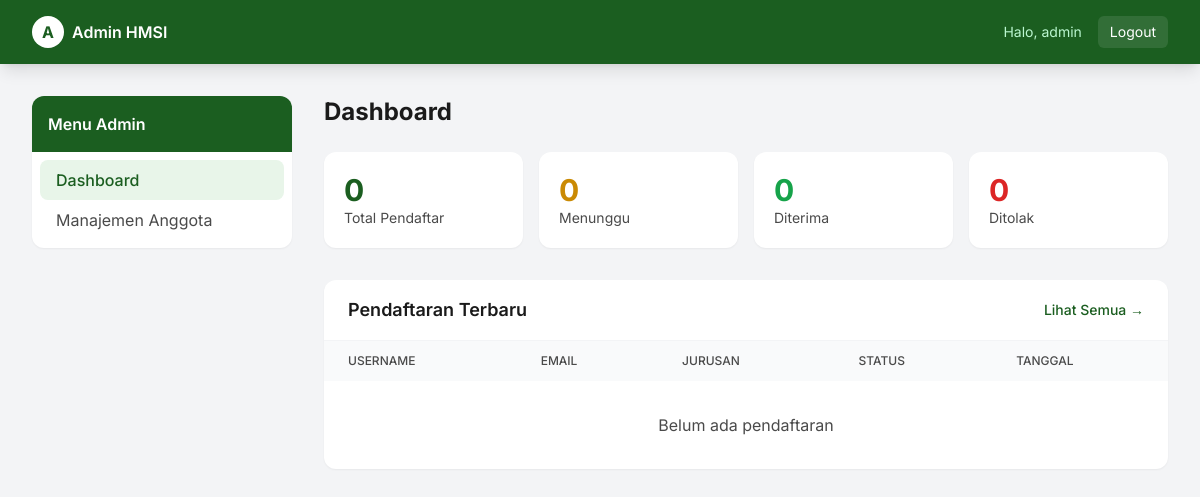
/admin/index.php (signed in), run on an earlier commit of the app's database.
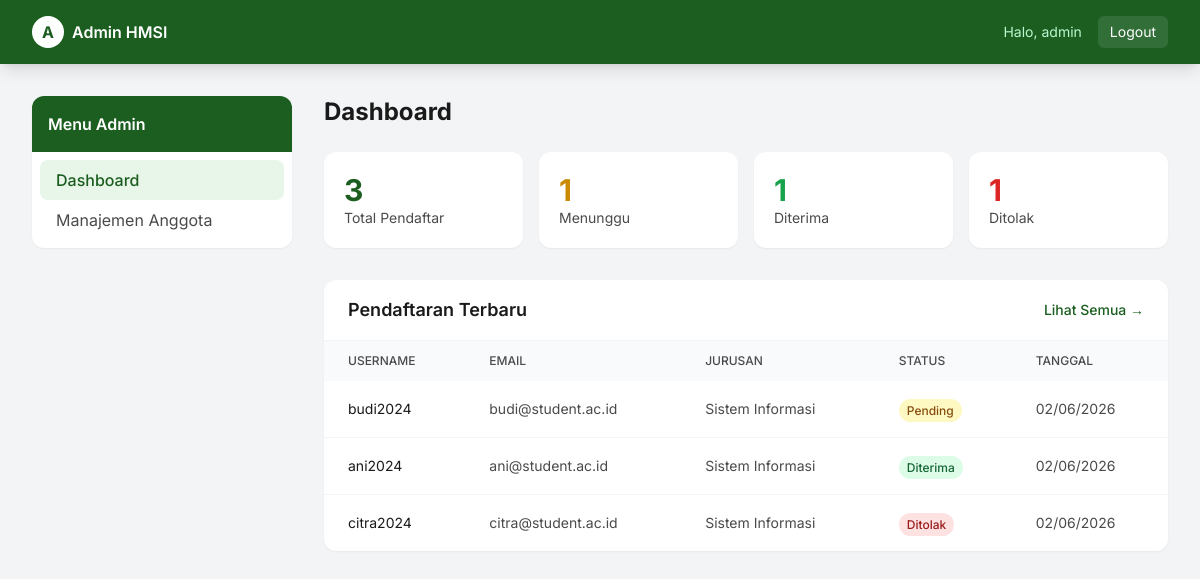
And on a later commit of the database.
### tables this page shows
CREATE TABLE IF NOT EXISTS users (
    id              INT AUTO_INCREMENT PRIMARY KEY,
    username        VARCHAR(50) NOT NULL UNIQUE,
    email           VARCHAR(100) NOT NULL UNIQUE,
    password        VARCHAR(255) NOT NULL,
    role            ENUM('admin', 'mahasiswa') NOT NULL DEFAULT 'mahasiswa',
    jurusan         VARCHAR(100) DEFAULT NULL,
    fakultas        VARCHAR(100) DEFAULT NULL,
    alamat          TEXT DEFAULT NULL,
    jenis_kelamin   ENUM('Laki-laki', 'Perempuan') DEFAULT NULL,
    status          ENUM('pending', 'diterima', 'ditolak') DEFAULT 'pending',
    created_at      TIMESTAMP DEFAULT CURRENT_TIMESTAMP
);

### admin/index.php (the view, shortened to what this page needs)
<?php
require_once "../includes/db.php";
$total_mahasiswa = $pdo->query("SELECT COUNT(*) FROM users WHERE role = 'mahasiswa'")->fetchColumn();
$pending = $pdo->query("SELECT COUNT(*) FROM users WHERE role = 'mahasiswa' AND status = 'pending'")->fetchColumn();
$diterima = $pdo->query("SELECT COUNT(*) FROM users WHERE role = 'mahasiswa' AND status = 'diterima'")->fetchColumn();
$ditolak = $pdo->query("SELECT COUNT(*) FROM users WHERE role = 'mahasiswa' AND status = 'ditolak'")->fetchColumn();
$recent = $pdo->query("SELECT id, username, email, jurusan, status, created_at FROM users WHERE role = 'mahasiswa' ORDER BY created_at DESC LIMIT 5");
?>
<!DOCTYPE html>
<html lang="id">
<head>
    <script src="https://cdn.tailwindcss.com"></script>
</head>
<body class="bg-gray-100 min-h-screen">
    <nav class="bg-primary shadow-lg">
        <div class="max-w-7xl mx-auto px-4 sm:px-6 lg:px-8">
            <div class="flex justify-between h-16">
                <div class="flex items-center">
                    <a href="index.php" class="flex items-center space-x-2">
                        <div class="w-8 h-8 bg-white rounded-full flex items-center justify-center">
                            <span class="text-primary font-bold">A</span>
                        </div>
                        <span class="text-white font-semibold">Admin HMSI</span>
                    </a>
                </div>
                <div class="flex items-center space-x-4">
                    <span class="text-green-200 text-sm hidden sm:block">Halo, <?php echo htmlspecialchars($_SESSION["user_username"]); ?></span>
                    <a href="logout.php" class="bg-white/10 hover:bg-white/20 text-white px-3 py-1.5 rounded-md text-sm transition">Logout</a>
                </div>
            </div>
        </div>
    </nav>
    <div class="max-w-7xl mx-auto px-4 sm:px-6 lg:px-8 py-8">
        <div class="grid grid-cols-1 lg:grid-cols-4 gap-8">
            <div class="lg:col-span-1">
                <div class="bg-white rounded-xl shadow-sm overflow-hidden">
                    <div class="p-4 bg-primary text-white">
                        <h3 class="font-semibold">Menu Admin</h3>
                    </div>
                    <div class="p-2">
                        <a href="index.php" class="block px-4 py-2 rounded-lg bg-lightgreen text-primary font-medium">Dashboard</a>
                        <a href="users.php" class="block px-4 py-2 rounded-lg text-textsecondary hover:bg-gray-50 transition">Manajemen Anggota</a>
                    </div>
                </div>
            </div>
            <div class="lg:col-span-3">
                <h1 class="text-2xl font-bold text-textprimary mb-6">Dashboard</h1>
                <div class="grid grid-cols-2 md:grid-cols-4 gap-4 mb-8">
                    <div class="bg-white rounded-xl p-5 shadow-sm">
                        <div class="text-3xl font-bold text-primary"><?php echo $total_mahasiswa; ?></div>
                        <div class="text-textsecondary text-sm">Total Pendaftar</div>
                    </div>
                    <div class="bg-white rounded-xl p-5 shadow-sm">
                        <div class="text-3xl font-bold text-yellow-600"><?php echo $pending; ?></div>
                        <div class="text-textsecondary text-sm">Menunggu</div>
                    </div>
                    <div class="bg-white rounded-xl p-5 shadow-sm">
                        <div class="text-3xl font-bold text-green-600"><?php echo $diterima; ?></div>
                        <div class="text-textsecondary text-sm">Diterima</div>
                    </div>
                    <div class="bg-white rounded-xl p-5 shadow-sm">
                        <div class="text-3xl font-bold text-red-600"><?php echo $ditolak; ?></div>
                        <div class="text-textsecondary text-sm">Ditolak</div>
                    </div>
                </div>
                <div class="bg-white rounded-xl shadow-sm overflow-hidden">
                    <div class="px-6 py-4 border-b border-gray-100 flex justify-between items-center">
                        <h2 class="text-lg font-semibold text-textprimary">Pendaftaran Terbaru</h2>
                        <a href="users.php" class="text-primary hover:text-secondary text-sm font-medium transition">Lihat Semua &rarr;</a>
                    </div>
                    <div class="overflow-x-auto">
                        <table class="w-full text-left">
                            <thead class="bg-gray-50">
                                <tr>
                                    <th class="px-6 py-3 text-xs font-medium text-textsecondary uppercase">Username</th>
                                    <th class="px-6 py-3 text-xs font-medium text-textsecondary uppercase">Email</th>
                                    <th class="px-6 py-3 text-xs font-medium text-textsecondary uppercase">Jurusan</th>
                                    <th class="px-6 py-3 text-xs font-medium text-textsecondary uppercase">Status</th>
                                    <th class="px-6 py-3 text-xs font-medium text-textsecondary uppercase">Tanggal</th>
                                </tr>
                            </thead>
                            <tbody class="divide-y divide-gray-100">
                                <?php while ($row = $recent->fetch()): ?>
                                <tr class="hover:bg-gray-50">
                                    <td class="px-6 py-4 text-sm text-textprimary"><?php echo htmlspecialchars($row["username"]); ?></td>
                                    <td class="px-6 py-4 text-sm text-textsecondary"><?php echo htmlspecialchars($row["email"]); ?></td>
                                    <td class="px-6 py-4 text-sm text-textsecondary"><?php echo htmlspecialchars($row["jurusan"]); ?></td>
                                    <td class="px-6 py-4">
                                        <?php
                                        $badgeClass = [
                                            'pending' => 'bg-yellow-100 text-yellow-800',
                                            'diterima' => 'bg-green-100 text-green-800',
                                            'ditolak' => 'bg-red-100 text-red-800'
                                        ][$row["status"]] ?? 'bg-gray-100 text-gray-800';
                                        ?>
                                        <span class="px-2 py-1 rounded-full text-xs font-medium <?php echo $badgeClass; ?>">
                                            <?php echo ucfirst($row["status"]); ?>
                                        </span>
                                    </td>
                                    <td class="px-6 py-4 text-sm text-textsecondary"><?php echo date('d/m/Y', strtotime($row["created_at"])); ?></td>
                                </tr>
                                <?php endwhile; ?>
                                <?php if ($recent->rowCount() == 0): ?>
                                <tr><td colspan="5" class="px-6 py-8 text-center text-textsecondary">Belum ada pendaftaran</td></tr>
                                <?php endif; ?>
                            </tbody>
                        </table>
                    </div>
                </div>
            </div>
        </div>
    </div>
</body>
</html>

### admin/index.php (style rules this page uses)
body { font-family:'Inter',sans-serif; }

What changed in the data, as far as the page shows it:
added users: username "budi2024", email "budi@student.ac.id", jurusan "Sistem Informasi", status "Pending", created_at "02/06/2026"
added users: username "ani2024", email "ani@student.ac.id", jurusan "Sistem Informasi", status "Diterima", created_at "02/06/2026"
added users: username "citra2024", email "citra@student.ac.id", jurusan "Sistem Informasi", status "Ditolak", created_at "02/06/2026"
Also different on the page:
$total_mahasiswa: "0" → "3"
$pending: "0" → "1"
$diterima: "0" → "1"
$ditolak: "0" → "1"
text no longer shown: "Belum ada pendaftaran"
